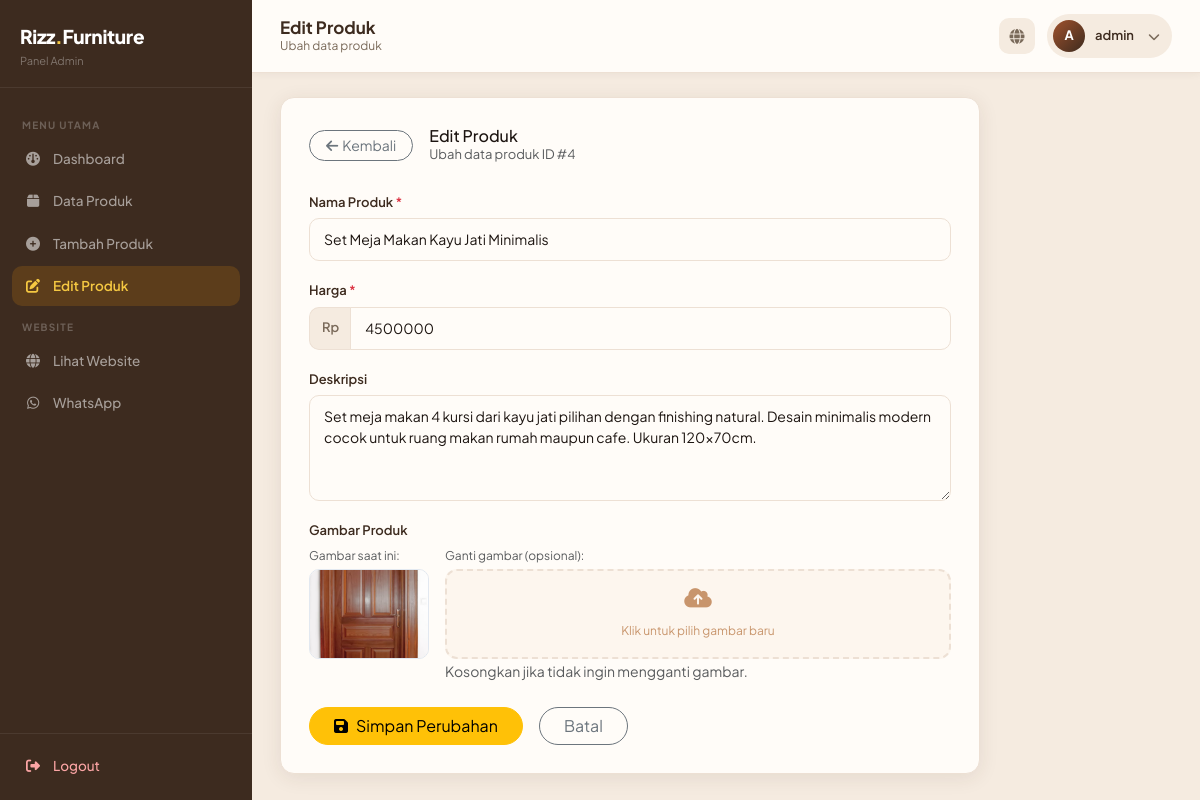
Screenshot of /admin/edit_produk.php?id=4 (signed in) with the database file from the repository.
### tables this page shows
CREATE TABLE IF NOT EXISTS `produk` (
  `id` int(11) NOT NULL AUTO_INCREMENT,
  `nama_produk` varchar(255) NOT NULL,
  `harga` int(11) NOT NULL,
  `deskripsi` text,
  `gambar` varchar(255) NOT NULL,
  `created_at` timestamp NOT NULL DEFAULT CURRENT_TIMESTAMP,
  PRIMARY KEY (`id`)
);

### admin/edit_produk.php (the view, shortened to what this page needs)
<?php
include '../config/koneksi.php';
$id = (int)($_GET['id'] ?? 0);
$produk = mysqli_fetch_assoc(mysqli_query($conn, "SELECT * FROM produk WHERE id = $id"));
?>
<!DOCTYPE html>
<html lang="id">
<head>
<link href="https://cdn.jsdelivr.net/npm/bootstrap@5.3.3/dist/css/bootstrap.min.css" rel="stylesheet">
<link rel="stylesheet" href="https://cdnjs.cloudflare.com/ajax/libs/font-awesome/6.5.1/css/all.min.css">
<link rel="stylesheet" href="../assets/css/admin-panel.css">
</head>
<body>
<div class="admin-wrapper">
<?php include 'includes/sidebar.php'; ?>
<div class="admin-main">
<?php include 'includes/topbar.php'; ?>
<div class="admin-content">
  <div class="form-card">
    <div class="d-flex align-items-center gap-3 mb-4">
      <a href="produk.php" class="btn btn-sm btn-outline-secondary rounded-pill px-3">
        <i class="fa-solid fa-arrow-left me-1"></i>Kembali
      </a>
      <div>
        <h5 class="fw-700 mb-0" style="font-size:16px;">Edit Produk</h5>
        <p class="text-muted mb-0" style="font-size:13px;">Ubah data produk ID #<?= $id ?></p>
      </div>
    </div>
    <form method="POST" enctype="multipart/form-data">
      <div class="mb-3">
        <label class="form-label">Nama Produk <span class="text-danger">*</span></label>
        <input type="text" name="nama_produk" class="form-control"
          value="<?= htmlspecialchars($_POST['nama_produk'] ?? $produk['nama_produk']) ?>" required>
      </div>
      <div class="mb-3">
        <label class="form-label">Harga <span class="text-danger">*</span></label>
        <div class="input-group">
          <span class="input-group-text">Rp</span>
          <input type="number" name="harga" class="form-control" min="1"
            value="<?= htmlspecialchars($_POST['harga'] ?? $produk['harga']) ?>" required>
        </div>
      </div>
      <div class="mb-3">
        <label class="form-label">Deskripsi</label>
        <textarea name="deskripsi" class="form-control" rows="4"><?= htmlspecialchars($_POST['deskripsi'] ?? $produk['deskripsi']) ?></textarea>
      </div>
      <div class="mb-4">
        <label class="form-label">Gambar Produk</label>
        <div class="d-flex gap-3 align-items-start flex-wrap">
          <div>
            <p class="text-muted mb-1" style="font-size:12px;">Gambar saat ini:</p>
            <img src="../upload/produk/<?= htmlspecialchars($produk['gambar']) ?>"
              id="currentImg"
              style="width:120px; height:90px; object-fit:cover; border-radius:10px; border:1px solid #e2e8f0;"
              onerror="this.src='../assets/images/carousel/carousel_kusen.jpg'"
              alt="Gambar produk">
          </div>
          <div class="flex-grow-1">
            <p class="text-muted mb-1" style="font-size:12px;">Ganti gambar (opsional):</p>
            <div class="preview-upload" style="height:90px;" onclick="document.getElementById('inputGambar').click()">
              <div class="upload-placeholder" id="uploadPlaceholder">
                <i class="fa-solid fa-cloud-arrow-up" style="font-size:22px;"></i>
                <span style="font-size:12px;">Klik untuk pilih gambar baru</span>
              </div>
            </div>
            <small class="text-muted">Kosongkan jika tidak ingin mengganti gambar.</small>
          </div>
        </div>
      </div>
      <div class="d-flex gap-3">
        <button type="submit" name="update" class="btn btn-warning rounded-pill px-4 fw-600">
          <i class="fa-solid fa-floppy-disk me-2"></i>Simpan Perubahan
        </button>
        <a href="produk.php" class="btn btn-outline-secondary rounded-pill px-4">Batal</a>
      </div>
    </form>
  </div>
</div>
</div>
</div>
</body>
</html>

### assets/css/admin-panel.css (style rules this page uses)
:root { --wood-dark: #3d2b1f; --wood: #6b4226; --wood-mid: #a0522d; --wood-light: #c8956c; --cream: #fdf6ee; --cream-2: #f5ebe0; --cream-3: #ede0d4; --terra: #c1440e; --terra-light: #e8724a; --sage: #4a7c59; --amber: #d4860b; --amber-light: #f5c842; --dark: #1c1410; --gray: #7a6a5a; --gray-light: #f0e8df; --white: #fffcf8; --sidebar-w: 252px; --transition: all 0.25s ease; --radius: 14px; --shadow: 0 4px 20px rgba(61, 43, 31, 0.09); }
*, *::before, *::after { box-sizing: border-box; margin: 0; padding: 0; }
html { scroll-behavior: smooth; }
body { font-family: 'Plus Jakarta Sans', 'Poppins', sans-serif; background: var(--cream-2); color: var(--dark); -webkit-font-smoothing: antialiased; }
.admin-wrapper { display: flex; min-height: 100vh; }
.admin-main { flex: 1; margin-left: var(--sidebar-w); display: flex; flex-direction: column; min-height: 100vh; }
.admin-content { padding: 24px 28px; flex: 1; }
.form-card { background: var(--white); border-radius: var(--radius); padding: 28px; box-shadow: var(--shadow); border: 1px solid var(--cream-3); max-width: 700px; }
.form-label { font-size: 13px; font-weight: 600; color: var(--wood-dark); margin-bottom: 6px; }
.form-control, .form-select { border-radius: 10px; border: 1.5px solid var(--cream-3); padding: 10px 14px; font-size: 14px; font-family: inherit; transition: var(--transition); color: var(--dark); background: var(--white); }
.input-group-text { background: var(--cream-2); border: 1.5px solid var(--cream-3); border-right: none; border-radius: 10px 0 0 10px; font-size: 13px; font-weight: 600; color: var(--gray); }
.input-group .form-control { border-radius: 0 10px 10px 0; }
.preview-upload { width: 100%; height: 180px; border: 2px dashed var(--cream-3); border-radius: 12px; display: flex; flex-direction: column; align-items: center; justify-content: center; cursor: pointer; transition: var(--transition); background: var(--cream); overflow: hidden; position: relative; }
.preview-upload .upload-placeholder { text-align: center; color: var(--wood-light); pointer-events: none; }
.preview-upload .upload-placeholder i { font-size: 32px; margin-bottom: 8px; display: block; }
.preview-upload .upload-placeholder span { font-size: 13px; }

### rows the page displays
produk: nama_produk "Set Meja Makan Kayu Jati Minimalis", harga "4500000", deskripsi "Set meja makan 4 kursi dari kayu jati pilihan dengan finishing natural. Desain minimalis modern cocok untuk ruang makan rumah maupun cafe. Ukuran 120x70cm.", gambar (picture)

### other values shown
$title "Edit Produk"
$subtitle "Ubah data produk"
substr($username, 0, 1) "A"
$username "admin"
$id "4"
